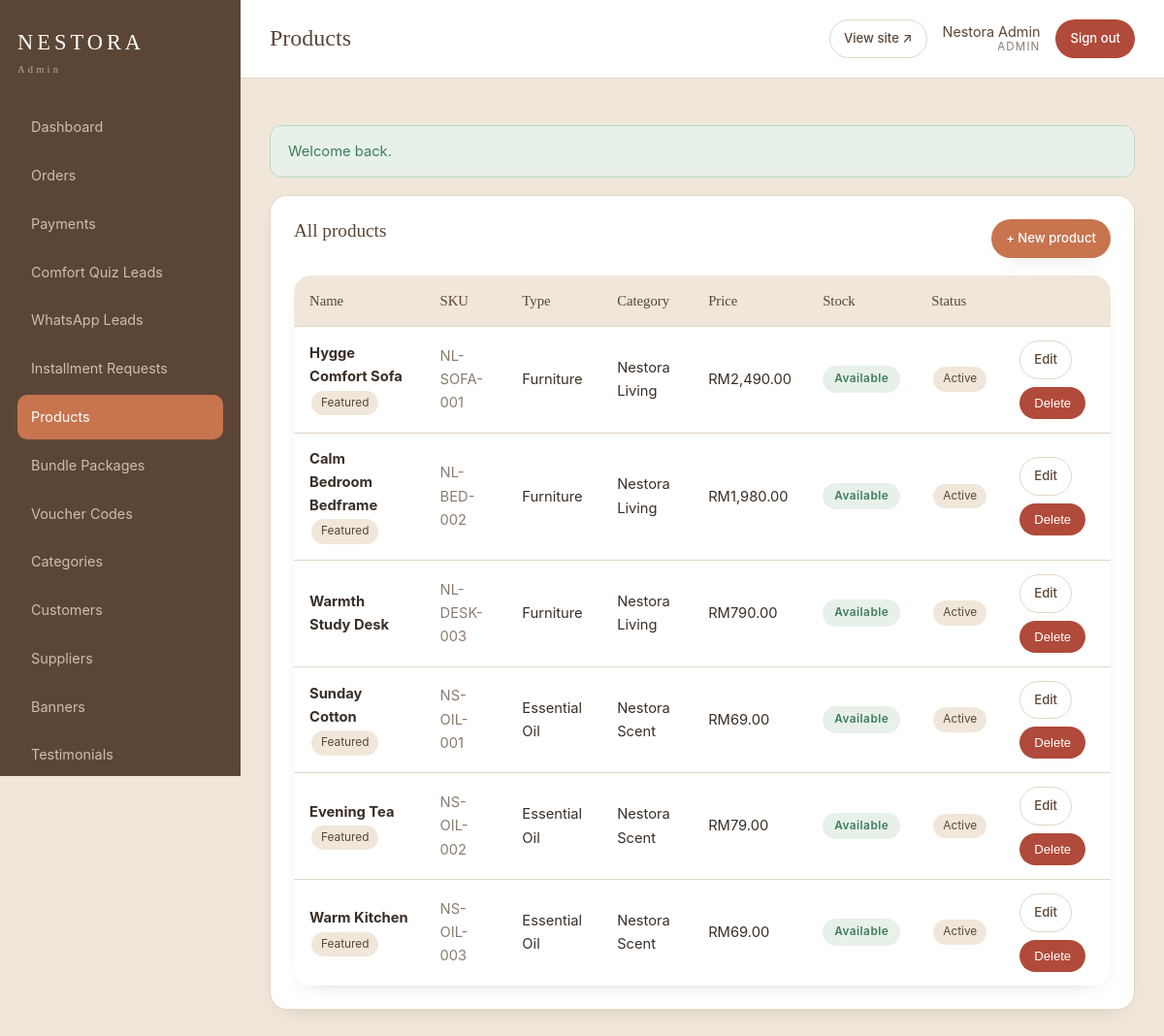
Page /admin/products.php (signed in) on the committed database.
### tables this page shows
CREATE TABLE IF NOT EXISTS products (
    id                   INT UNSIGNED NOT NULL AUTO_INCREMENT,
    name                 VARCHAR(190)  NOT NULL,
    slug                 VARCHAR(210)  NOT NULL,
    sku                  VARCHAR(80)   NOT NULL,
    category_id          INT UNSIGNED  NULL,
    product_type         ENUM('furniture','essential_oil','diffuser','bundle') NOT NULL DEFAULT 'furniture',
    short_description    VARCHAR(500)  NULL,
    long_description     TEXT          NULL,
    feeling_tags         VARCHAR(255)  NULL,             
    scent_profile        VARCHAR(255)  NULL,             
    scent_mood           VARCHAR(180)  NULL,
    scent_notes          VARCHAR(255)  NULL,
    best_room_usage      VARCHAR(180)  NULL,
    usage_instructions   TEXT          NULL,
    safety_disclaimer    TEXT          NULL,
    bottle_size          VARCHAR(80)   NULL,             
    material             VARCHAR(255)  NULL,             
    dimensions           VARCHAR(255)  NULL,             
    delivery_note        VARCHAR(255)  NULL,
    price                DECIMAL(10,2) NOT NULL DEFAULT 0.00,    
    base_price           DECIMAL(10,2) NULL,                      
    promo_price          DECIMAL(10,2) NULL,
    installment_eligible TINYINT(1)    NOT NULL DEFAULT 0,
    max_installment_months ENUM('6','12','24') NOT NULL DEFAULT '24',
    supplier_cost        DECIMAL(10,2) NULL,             
    cost_price           DECIMAL(10,2) NULL,             
    supplier_id          INT UNSIGNED  NULL,
    stock_status         ENUM('available','preorder','checking','unavailable') NOT NULL DEFAULT 'available',
    track_inventory      TINYINT(1)    NOT NULL DEFAULT 0,
    stock_quantity       INT           NOT NULL DEFAULT 0,
    low_stock_threshold  INT           NOT NULL DEFAULT 0,
    is_featured          TINYINT(1)    NOT NULL DEFAULT 0,
    status               ENUM('draft','active','hidden') NOT NULL DEFAULT 'draft',
    created_at           DATETIME      NOT NULL DEFAULT CURRENT_TIMESTAMP,
    updated_at           DATETIME      NOT NULL DEFAULT CURRENT_TIMESTAMP ON UPDATE CURRENT_TIMESTAMP,
    PRIMARY KEY (id),
    UNIQUE KEY uq_product_slug (slug),
    UNIQUE KEY uq_product_sku (sku),
    KEY idx_product_type (product_type),
    KEY idx_product_status (status),
    KEY idx_product_category (category_id),
    CONSTRAINT fk_product_category FOREIGN KEY (category_id) REFERENCES categories(id) ON DELETE SET NULL,
    CONSTRAINT fk_product_supplier FOREIGN KEY (supplier_id) REFERENCES suppliers(id) ON DELETE SET NULL
);

CREATE TABLE IF NOT EXISTS categories (
    id          INT UNSIGNED NOT NULL AUTO_INCREMENT,
    name        VARCHAR(120)  NOT NULL,
    slug        VARCHAR(140)  NOT NULL,
    type        ENUM('furniture','essential_oil','diffuser','bundle','general') NOT NULL DEFAULT 'general',
    description TEXT          NULL,
    sort_order  INT           NOT NULL DEFAULT 0,
    status      ENUM('active','hidden') NOT NULL DEFAULT 'active',
    created_at  DATETIME      NOT NULL DEFAULT CURRENT_TIMESTAMP,
    updated_at  DATETIME      NOT NULL DEFAULT CURRENT_TIMESTAMP ON UPDATE CURRENT_TIMESTAMP,
    PRIMARY KEY (id),
    UNIQUE KEY uq_category_slug (slug)
);

### inc/functions.php (called while the page is built, shortened)
<?php
function e(?string $value): string
{
    return htmlspecialchars((string) $value, ENT_QUOTES | ENT_SUBSTITUTE, 'UTF-8');
}
function base_url(string $path = ''): string
{
    return BASE_URL . $path;
}
function money(float $amount): string
{
    return 'RM' . number_format($amount, 2);
}
function effective_price(array $product): float
{
    $price = (float) $product['price'];
    if (isset($product['promo_price']) && $product['promo_price'] !== null
        && (float) $product['promo_price'] > 0
        && (float) $product['promo_price'] < $price) {
        return (float) $product['promo_price'];
    }
    return $price;
}
function label(string $value): string
{
    return ucwords(str_replace('_', ' ', $value));
}

### admin/products.php (the view, shortened to what this page needs)
<?php
$pdo = db();
$products = $pdo->query(
    "SELECT p.*, c.name AS category_name
     FROM products p LEFT JOIN categories c ON c.id = p.category_id
     ORDER BY p.updated_at DESC"
)->fetchAll();
require_once __DIR__ . '/../inc/admin_layout.php';
?>
<div class="panel">
    <div class="panel-head">
        <h2>All products</h2>
        <a class="btn btn-primary btn-sm" href="<?= base_url('/admin/product_form.php') ?>">+ New product</a>
    </div>
    <?php if (!$products): ?>
        <p class="muted">No products yet. Create your first comfort piece.</p>
    <?php else: ?>
    <table class="table">
        <thead><tr><th>Name</th><th>SKU</th><th>Type</th><th>Category</th><th>Price</th><th>Stock</th><th>Status</th><th></th></tr></thead>
        <tbody>
        <?php foreach ($products as $p): ?>
            <tr>
                <td><strong><?= e($p['name']) ?></strong><?= $p['is_featured'] ? ' <span class="tag">Featured</span>' : '' ?></td>
                <td class="muted"><?= e($p['sku']) ?></td>
                <td><?= e(label($p['product_type'])) ?></td>
                <td><?= e($p['category_name'] ?? '-') ?></td>
                <td><?= money(effective_price($p)) ?></td>
                <td><span class="badge badge-<?= e($p['stock_status']) ?>"><?= e(label($p['stock_status'])) ?></span></td>
                <td><span class="tag"><?= e(label($p['status'])) ?></span></td>
                <td>
                    <div class="actions-inline">
                        <a class="btn btn-soft btn-sm" href="<?= base_url('/admin/product_form.php?id=' . (int)$p['id']) ?>">Edit</a>
                        <form method="post" data-confirm="Delete this product permanently?">
                            <button class="btn btn-danger btn-sm" type="submit">Delete</button>
                        </form>
                    </div>
                </td>
            </tr>
        <?php endforeach; ?>
        </tbody>
    </table>
    <?php endif; ?>
</div>

### assets/css/style.css (style rules this page uses)
:root { --cream:#fbf6ef; --oat:#f0e7da; --beige:#e7d8c4; --terracotta:#c8744f; --terracotta-dark:#a85a3a; --brown:#5b4636; --olive-grey:#7c7a6c; --ink:#3a2f26; --muted:#8a7d6e; --line:#e3d6c4; --white:#ffffff; --ok:#3f7d5a; --warn:#b8862b; --err:#b04a3a; --radius:18px; --radius-lg:28px; --shadow:0 18px 40px -22px rgba(91,70,54,.45); --shadow-sm:0 8px 22px -16px rgba(91,70,54,.45); --font-serif:'Fraunces',Georgia,serif; --font-sans:'Inter',system-ui,-apple-system,sans-serif; }
* { box-sizing:border-box;margin:0;padding:0 }
html { scroll-behavior:smooth }
body { font-family:var(--font-sans); color:var(--ink); background:var(--cream); line-height:1.65; -webkit-font-smoothing:antialiased; }
a { color:inherit;text-decoration:none }
h1,h2,h3,h4 { font-family:var(--font-serif);font-weight:500;line-height:1.2;color:var(--brown) }
.btn { display:inline-block;padding:14px 28px;border-radius:999px; font-weight:500;font-size:.95rem;cursor:pointer;border:1px solid transparent; transition:transform .18s ease, box-shadow .18s ease, background .18s ease; }
.btn-primary { background:var(--terracotta);color:#fff;box-shadow:var(--shadow-sm) }
.btn-soft { background:var(--white);color:var(--brown);border-color:var(--line) }
.table { width:100%;border-collapse:collapse;background:#fff;border-radius:var(--radius);overflow:hidden;box-shadow:var(--shadow-sm) }
.table th,.table td { padding:14px 16px;text-align:left;border-bottom:1px solid var(--line);font-size:.92rem }
.table th { background:var(--oat);font-family:var(--font-serif);font-weight:500;color:var(--brown) }
.table tr:last-child td { border-bottom:none }
.badge { display:inline-block;padding:4px 12px;border-radius:99px;font-size:.74rem;font-weight:600;letter-spacing:.04em }
.badge-available { background:#e7f1ea;color:var(--ok) }
.admin-body { background:var(--oat) }
.panel { background:#fff;border:1px solid var(--line);border-radius:var(--radius);padding:24px;box-shadow:var(--shadow-sm);margin-bottom:24px }
.panel h2 { font-size:1.2rem;margin-bottom:16px }
.panel-head { display:flex;justify-content:space-between;align-items:center;margin-bottom:18px;flex-wrap:wrap;gap:12px }
.actions-inline { display:flex;gap:8px;flex-wrap:wrap }
.btn-sm { padding:8px 14px;font-size:.82rem }
.btn-danger { background:var(--err);color:#fff }
.muted { color:var(--muted) }
.tag { display:inline-block;background:var(--oat);border-radius:99px;padding:3px 10px;font-size:.74rem;color:var(--brown);margin:2px }

### rows in the picture
products: name "Hygge Comfort Sofa", is_featured "Featured", sku "NL-SOFA-001", product_type "Furniture", category.name "Nestora Living", promo_price "RM2,490.00", stock_status "Available", status "Active"
products: name "Calm Bedroom Bedframe", is_featured "Featured", sku "NL-BED-002", product_type "Furniture", category.name "Nestora Living", price "RM1,980.00", stock_status "Available", status "Active"
products: name "Warmth Study Desk", sku "NL-DESK-003", product_type "Furniture", category.name "Nestora Living", promo_price "RM790.00", stock_status "Available", status "Active"
products: name "Sunday Cotton", is_featured "Featured", sku "NS-OIL-001", product_type "Essential Oil", category.name "Nestora Scent", promo_price "RM69.00", stock_status "Available", status "Active"
products: name "Evening Tea", is_featured "Featured", sku "NS-OIL-002", product_type "Essential Oil", category.name "Nestora Scent", price "RM79.00", stock_status "Available", status "Active"
products: name "Warm Kitchen", is_featured "Featured", sku "NS-OIL-003", product_type "Essential Oil", category.name "Nestora Scent", promo_price "RM69.00", stock_status "Available", status "Active"

### other values in the picture
$title "Dashboard"
$title "Orders"
$title "Payments"
$title "Comfort Quiz Leads"
$title "WhatsApp Leads"
$title "Installment Requests"
$title "Products"
$title "Bundle Packages"
$title "Voucher Codes"
$title "Categories"
$title "Customers"
$title "Suppliers"
$title "Banners"
$title "Testimonials"
$pageTitle "Products"
